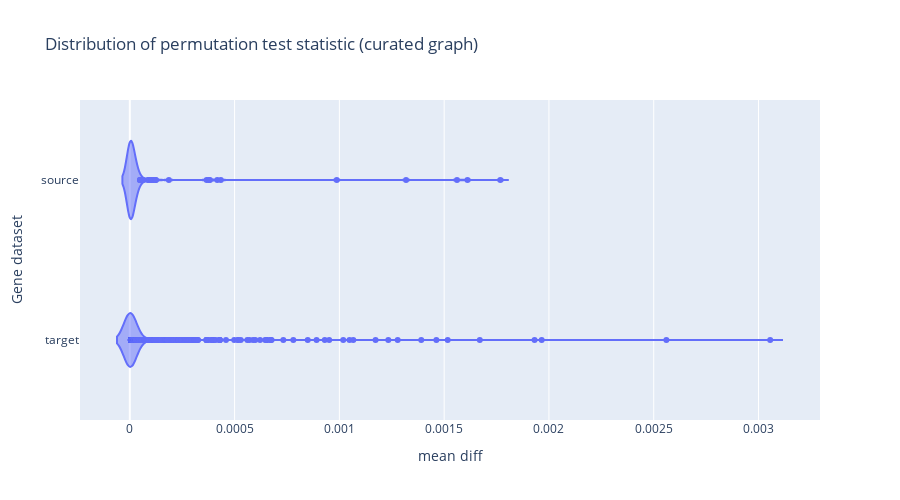

The code cell stored with this chart in its notebook:
### Code cell
# evaluate test statistic distribution
fig = px.violin(
    {'target':target_curated_sign.statistic, 'source':source_curated_sign.statistic},
    orientation='h',
    title='Distribution of permutation test statistic (curated graph)',
    height=500
)
fig.update_layout(
    xaxis_title_text='mean diff',
    yaxis_title_text='Gene dataset',
)
fig.show()

### Figure 1 — Plotly figure (JSON) as saved in the notebook; plotly's stock layout.template omitted (floating-point values rounded to 4 significant figures; data arrays with more than 128 entries replaced by an {"elided": "..."} marker saying what was removed)
{"data": [{"alignmentgroup": "True", "box": {"visible": false}, "hovertemplate": "value=%{x}<br>variable=%{y}<extra></extra>", "legendgroup": "", "marker": {"color": "#636efa"}, "name": "", "offsetgroup": "", "orientation": "h", "scalegroup": "True", "showlegend": false, "type": "violin", "x": {"elided": "9644 float values"}, "x0": " ", "xaxis": "x", "y": {"elided": "9644 str values"}, "y0": " ", "yaxis": "y"}], "layout": {"height": 500, "legend": {"tracegroupgap": 0}, "title": {"text": "Distribution of permutation test statistic (curated graph)"}, "violinmode": "group", "xaxis": {"anchor": "y", "domain": [0, 1], "title": {"text": "mean diff"}}, "yaxis": {"anchor": "x", "domain": [0, 1], "title": {"text": "Gene dataset"}}}}
